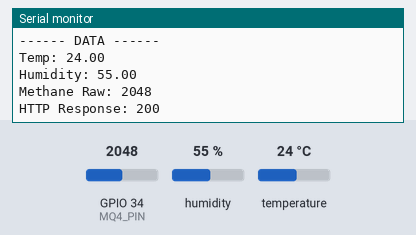
The sketch below on a simulated ESP32. Parts: the last lines printed to the serial monitor. The test bench sets the inputs (shaded band); at power-on: humidity 55 %, GPIO 34 (MQ4_PIN) = 2048, temperature 24 °C. WiFi joins after 1.5 s; servers stay silent unless stated; uploads are accepted with an empty reply.

Above: at 3.2 s.
3.3 s: humidity set to 22 %
At 7.41 s:
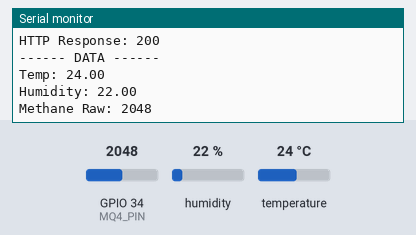
9.1 s: GPIO 34 (MQ4_PIN) set to 2866
At 13.5 s:
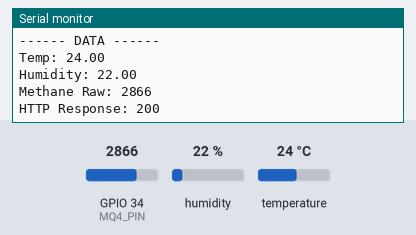
14.9 s: temperature set to 12 °C
At 17.85 s:
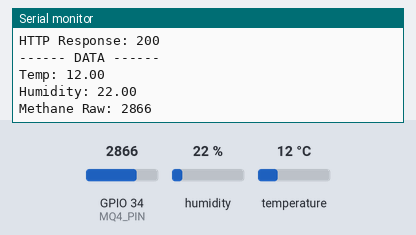
20.7 s: GPIO 34 (MQ4_PIN) set to 3603
At 24.4 s:
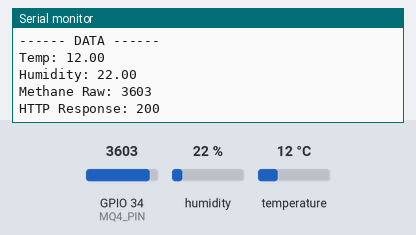
26.5 s: humidity set to 40 %
At 29.2 s:
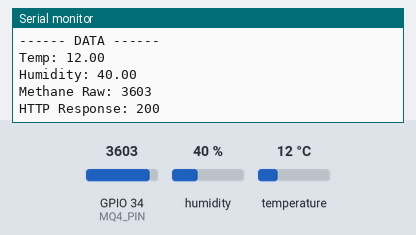
Timing chart, 0 to 30.7 s (numbered marks = the images above; inputs shaded):
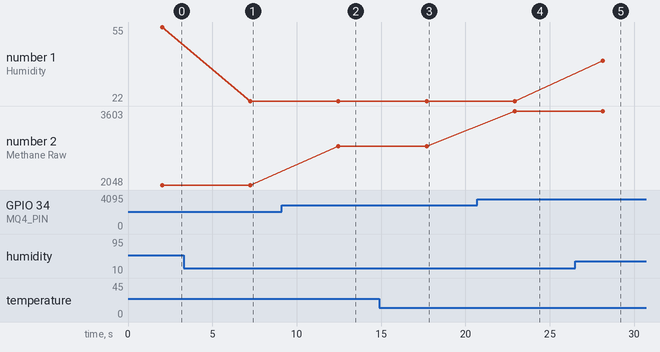

The sketch:

esp_code.ino
```cpp
#include <WiFi.h>
#include <HTTPClient.h>
#include "DHT.h"

// ================= WIFI =================
const char* ssid = "JASON EZRA";
const char* password = "01234567";

// ================= FIREBASE =================
String firebaseURL = "https://espwebdash-da9ac-default-rtdb.asia-southeast1.firebasedatabase.app/latest_sensor.json";

// ================= PINS =================
#define DHTPIN 23
#define DHTTYPE DHT11

#define MQ4_PIN 34   // Analog pin for methane sensor

// ================= INIT =================
DHT dht(DHTPIN, DHTTYPE);

void setup() {
  Serial.begin(115200);

  dht.begin();

  // Connect WiFi
  WiFi.begin(ssid, password);
  Serial.print("Connecting");

  while (WiFi.status() != WL_CONNECTED) {
    delay(1000);
    Serial.print(".");
  }

  Serial.println("\nWiFi Connected!");
}

void loop() {

  if (WiFi.status() == WL_CONNECTED) {

    // -------- READ DHT11 --------
    float temperature = dht.readTemperature();
    float humidity = dht.readHumidity();

    // -------- READ MQ-4 --------
    int methaneRaw = analogRead(MQ4_PIN);

    // -------- CHECK DHT --------
    if (isnan(temperature) || isnan(humidity)) {
      Serial.println("DHT11 Read Failed!");
      return;
    }

    // -------- PRINT --------
    Serial.println("------ DATA ------");
    Serial.print("Temp: "); Serial.println(temperature);
    Serial.print("Humidity: "); Serial.println(humidity);
    Serial.print("Methane Raw: "); Serial.println(methaneRaw);

    // -------- JSON --------
    String jsonData = "{";
    jsonData += "\"temperature_c\":" + String(temperature) + ",";
    jsonData += "\"humidity_pct\":" + String(humidity) + ",";
    jsonData += "\"methane_ppm\":" + String(methaneRaw) + ",";
    jsonData += "\"moisture_pct\":0";
    jsonData += "}";

    // -------- SEND --------
    HTTPClient http;

    http.begin(firebaseURL);
    http.addHeader("Content-Type", "application/json");

    int httpResponseCode = http.PUT(jsonData);

    Serial.print("HTTP Response: ");
    Serial.println(httpResponseCode);

    http.end();
  }

  else {
    Serial.println("WiFi Disconnected!");
  }

  delay(5000);  // every 5 seconds
}
```

Measured:
- after the input at 3.3 s, the serial monitor: prints a new line after 4.0 s (image 1)
- after the input at 9.1 s, the serial monitor: prints a new line after 3.4 s (image 2)
- after the input at 14.9 s, the serial monitor: prints a new line after 2.8 s (image 3)
- after the input at 20.7 s, the serial monitor: prints a new line after 2.2 s (image 4)
- after the input at 26.5 s, the serial monitor: prints a new line after 1.6 s (image 5)
- plotted number 1: 55 → 22 after the input at 3.3 s, 22 → 40 after the input at 26.5 s
- plotted number 2: 2048 → 2866 after the input at 9.1 s, 2866 → 3603 after the input at 20.7 s
